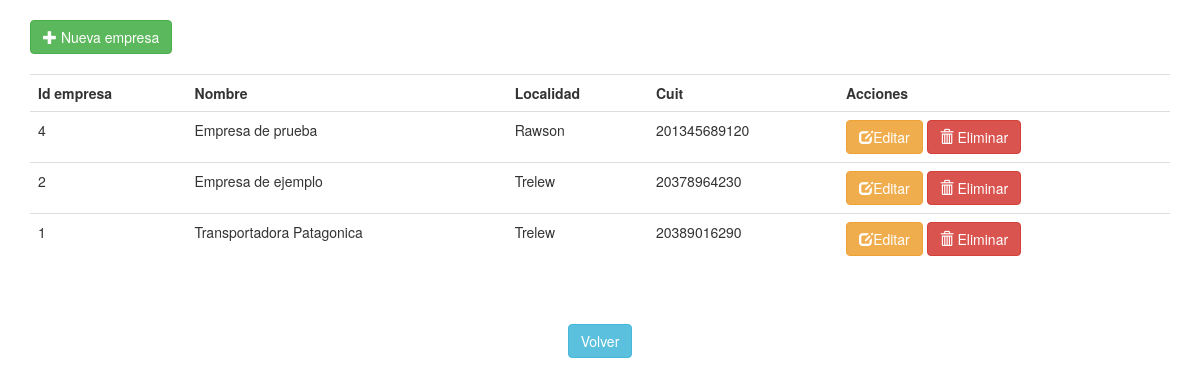
Before: /pasajes/empresa with the older database file.
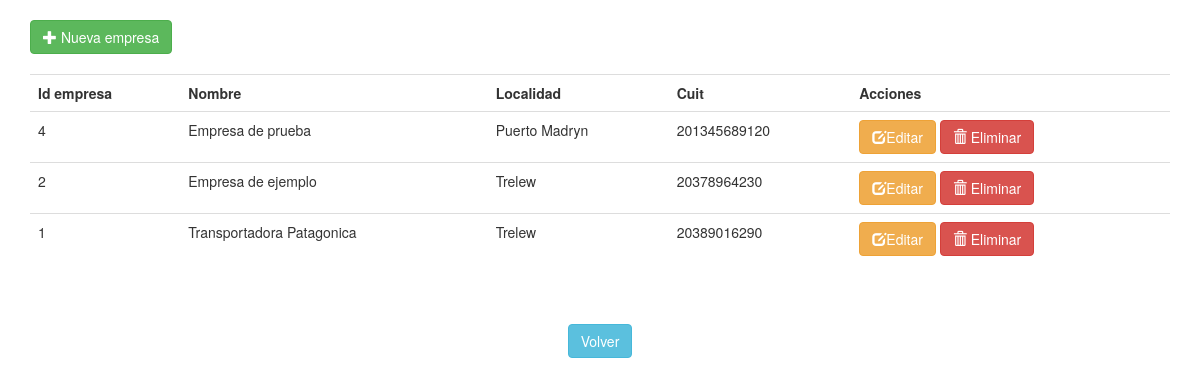
After: the same page with the newer database file.
### pasajes/models.py (models this page shows, shortened)
class Empresa(models.Model):
	id=models.AutoField(unique=True,primary_key=True)
	nombre=models.CharField(max_length=200)
	cuit=models.IntegerField(unique=True)
	id_localidad=models.ForeignKey(Localidad, on_delete=models.CASCADE,verbose_name="Localidad")

class Localidad(models.Model):
	id=models.AutoField(unique=True,primary_key=True)
	nombre=models.CharField(max_length=200)

### pasajes/views.py (the view)
# urls.py: path('empresa', views.indexEmpresaView, name='empresa'),
def indexEmpresaView(request):
	empresas=Empresa.objects.all().order_by('-id')
	context={
		'empresas':empresas,
	}
	return render(request, 'indexEmpresa.html', context)

### pasajes/templates/indexEmpresa.html
{% extends "plantillaBase.html" %}
{% block contenido %}
<br>
<a href="{% url 'altaEmpresa' %}" class="btn btn-success"><span class="glyphicon glyphicon-plus"></span> Nueva empresa</a>
<br><br>
	{% if empresas %}
	<table class="table table-hover">
		<tr>
			<th>Id empresa</th>
			<th>Nombre</th>
			<th>Localidad</th>
			<th>Cuit</th>
			<th>Acciones</th>
		</tr>
	    {% for empresa in empresas %}
	    	<tr>
	        	<td>{{ empresa.id }}</td>
	        	<td>{{ empresa.nombre }}</td>
	        	<td>{{ empresa.id_localidad.nombre }}</td>
	        	<td>{{ empresa.cuit}}</td>
	        	<td>
	        		<a href="{% url 'modificacionEmpresa' empresa.id %}" class="btn btn-warning"><span class="glyphicon glyphicon-edit"></span>Editar</a>
	        		<a href="{% url 'bajaEmpresa' empresa.id %}" class="btn btn-danger"><span class="glyphicon glyphicon-trash"></span> Eliminar</a>
	        	</td>
	    	</tr>
	    {% endfor %}
	</table>
{% else %}
    <p>No hay empresas a mostrar</p>
{% endif %}
		<br><br>
    	<center><a href="{% url 'index' %}"  class="btn btn-info">Volver</a></center>
{% endblock %}

Changed rows visible on the page:
changed Empresa "Empresa de prueba": id_localidad.nombre "Rawson" → "Puerto Madryn"
